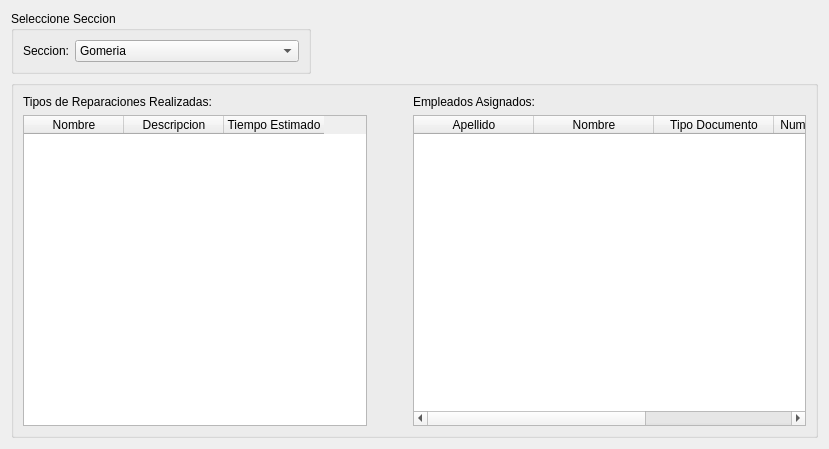
<?xml version="1.0" encoding="UTF-8"?>
<ui version="4.0">
 <class>WidgetMostrarSecciones</class>
 <widget class="QWidget" name="WidgetMostrarSecciones">
  <property name="geometry">
   <rect>
    <x>0</x>
    <y>0</y>
    <width>829</width>
    <height>449</height>
   </rect>
  </property>
  <property name="windowTitle">
   <string>Mostrar Secciones</string>
  </property>
  <layout class="QVBoxLayout" name="verticalLayout">
   <item>
    <widget class="QGroupBox" name="groupBox">
     <property name="minimumSize">
      <size>
       <width>200</width>
       <height>0</height>
      </size>
     </property>
     <property name="maximumSize">
      <size>
       <width>300</width>
       <height>65</height>
      </size>
     </property>
     <property name="title">
      <string>Seleccione Seccion</string>
     </property>
     <layout class="QFormLayout" name="formLayout">
      <property name="fieldGrowthPolicy">
       <enum>QFormLayout::AllNonFixedFieldsGrow</enum>
      </property>
      <item row="0" column="0">
       <widget class="QLabel" name="label">
        <property name="text">
         <string>Seccion:</string>
        </property>
       </widget>
      </item>
      <item row="0" column="1">
       <widget class="QComboBox" name="comboBoxSecciones">
        <property name="layoutDirection">
         <enum>Qt::LeftToRight</enum>
        </property>
        <item>
         <property name="text">
          <string>Gomeria</string>
         </property>
        </item>
        <item>
         <property name="text">
          <string>Electricidad</string>
         </property>
        </item>
        <item>
         <property name="text">
          <string>Chapa y Pintura</string>
         </property>
        </item>
        <item>
         <property name="text">
          <string>Mecanica</string>
         </property>
        </item>
       </widget>
      </item>
     </layout>
    </widget>
   </item>
   <item>
    <widget class="QGroupBox" name="groupBox_2">
     <property name="title">
      <string/>
     </property>
     <layout class="QGridLayout" name="gridLayout">
      <item row="1" column="2">
       <widget class="QTableWidget" name="tableWidgetEmpleadosSecciones">
        <attribute name="horizontalHeaderDefaultSectionSize">
         <number>120</number>
        </attribute>
        <column>
         <property name="text">
          <string>Apellido</string>
         </property>
        </column>
        <column>
         <property name="text">
          <string>Nombre</string>
         </property>
        </column>
        <column>
         <property name="text">
          <string>Tipo Documento</string>
         </property>
        </column>
        <column>
         <property name="text">
          <string>Numero Documento</string>
         </property>
        </column>
        <column>
         <property name="text">
          <string>Fecha Nacimiento</string>
         </property>
        </column>
       </widget>
      </item>
      <item row="1" column="0">
       <widget class="QTableWidget" name="tableWidgetTipoReparacionesSecciones">
        <property name="minimumSize">
         <size>
          <width>303</width>
          <height>0</height>
         </size>
        </property>
        <property name="maximumSize">
         <size>
          <width>344</width>
          <height>16777215</height>
         </size>
        </property>
        <column>
         <property name="text">
          <string>Nombre</string>
         </property>
        </column>
        <column>
         <property name="text">
          <string>Descripcion</string>
         </property>
        </column>
        <column>
         <property name="text">
          <string>Tiempo Estimado</string>
         </property>
        </column>
       </widget>
      </item>
      <item row="0" column="0">
       <widget class="QLabel" name="label_2">
        <property name="text">
         <string>Tipos de Reparaciones Realizadas:</string>
        </property>
       </widget>
      </item>
      <item row="0" column="2">
       <widget class="QLabel" name="label_3">
        <property name="text">
         <string>Empleados Asignados:</string>
        </property>
       </widget>
      </item>
      <item row="1" column="1">
       <spacer name="horizontalSpacer">
        <property name="orientation">
         <enum>Qt::Horizontal</enum>
        </property>
        <property name="sizeType">
         <enum>QSizePolicy::Minimum</enum>
        </property>
        <property name="sizeHint" stdset="0">
         <size>
          <width>40</width>
          <height>20</height>
         </size>
        </property>
       </spacer>
      </item>
     </layout>
    </widget>
   </item>
  </layout>
 </widget>
 <resources/>
 <connections/>
</ui>
